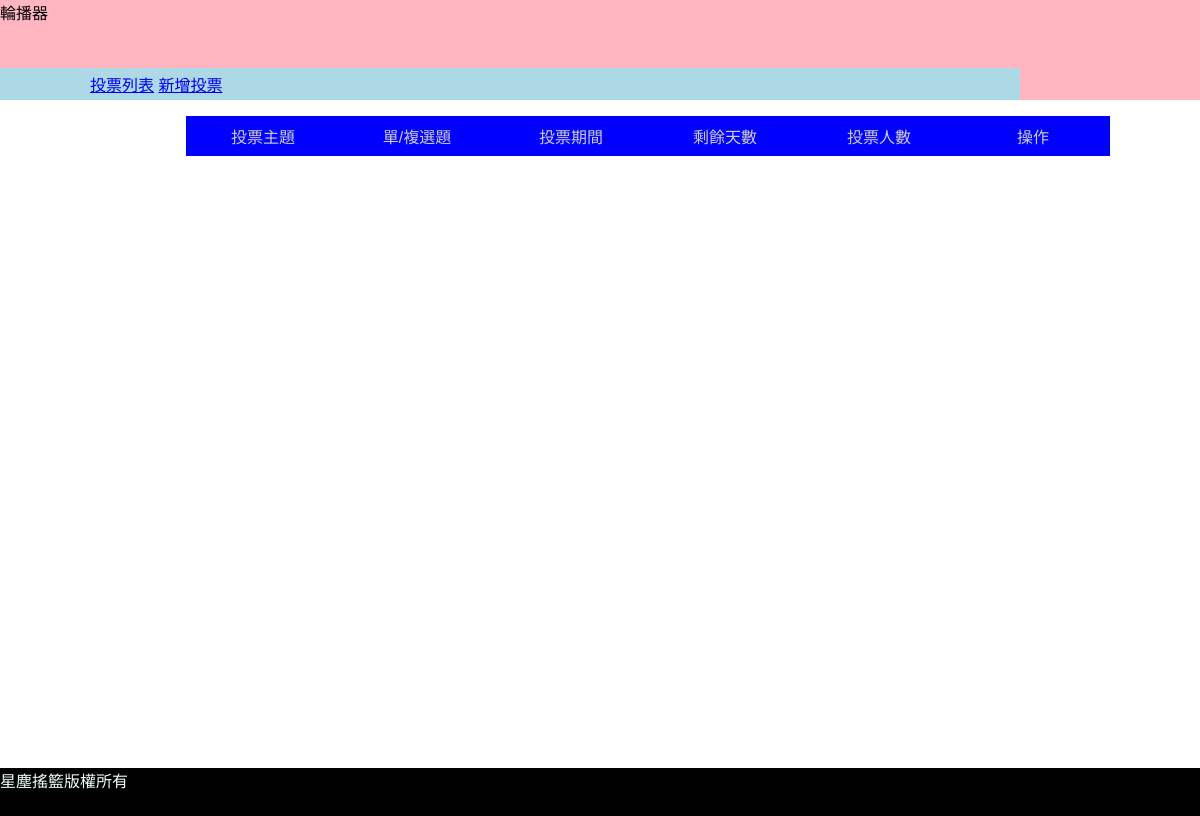
The page /back.php on the database as committed earlier.
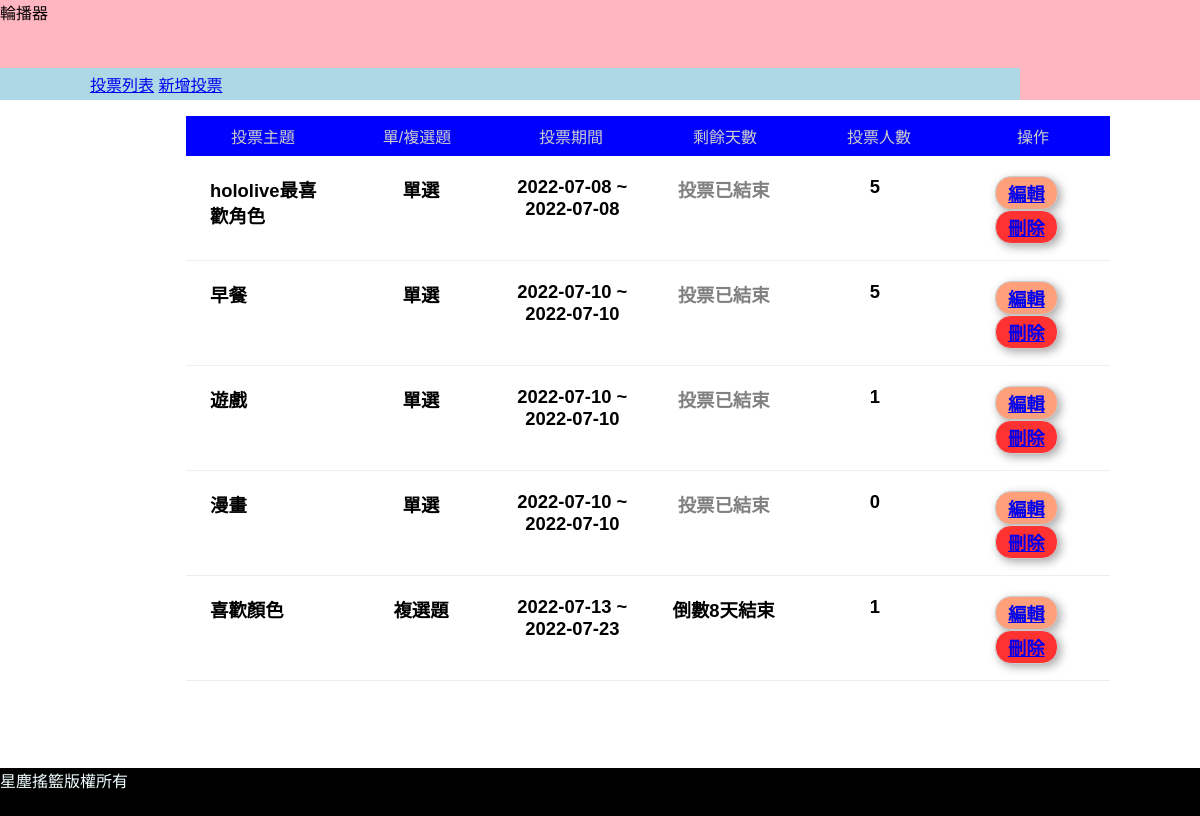
The same page on the database as committed later.
### tables this page shows
CREATE TABLE `subjects` (
  `id` int(11) UNSIGNED NOT NULL COMMENT '序號',
  `subject` varchar(128) NOT NULL COMMENT '主題描述',
  `type_id` int(11) NOT NULL,
  `multiple` tinyint(1) NOT NULL DEFAULT 0 COMMENT '單/複選',
  `mulit_limit` tinyint(2) NOT NULL DEFAULT 1 COMMENT '單/複選項目數',
  `start` date NOT NULL,
  `end` date NOT NULL,
  `total` int(11) UNSIGNED NOT NULL DEFAULT 0
);

### api/base.php (called while the page is built, shortened)
<?php
function pdo(){
$dsn = "mysql:host=localhost;charset=utf8;dbname=vote"; return new PDO($dsn,'root','');
}
function all($table,...$arg){
    $pdo=pdo();
    $sql="SELECT * FROM $table ";
        return $pdo->query($sql)->fetchAll(PDO::FETCH_ASSOC);
    }
?>

### back.php (the view, shortened to what this page needs)
<?php
include_once "./api/base.php"
?>
<!DOCTYPE html>
<html lang="en">
<head>
    <link rel="stylesheet" href="./css/basic.css">
    <link rel="stylesheet" href="./css/back.css">
    <link rel="stylesheet" href="./css/button.css">
</head>
<body>
<div id="header">
    <?php include "./layout/header.php";
          include "./layout/back_nav.php";
    ?>
</div>
<div id="container">
<?php
if(isset($file) && file_exists($file)){
    include $file;
}else{
?>
    <div>
        <ul>
            <li class="list-header">
                <div>投票主題</div>
                <div>單/複選題</div>
                <div>投票期間</div>
                <div>剩餘天數</div>
                <div>投票人數</div>
                <div>操作</div>
            </li>
        <?php
            $subjects=all('subjects');
            foreach($subjects as $subject){
                echo "<li class='list-items'>";
                echo "<div>{$subject['subject']}</div>";
                if($subject['multiple']==0){
                    echo "<div class='text-center'>單選</div>";
                }else{
                    echo "<div class='text-center'>複選題</div>";
                }
                echo "<div class='text-center'>";
                echo $subject['start']. " ~ ".$subject['end'];
                echo "</div>";
                echo "<div class='text-center'>";
                    $today=strtotime("now");
                    $end=strtotime($subject['end']);
                    if(($end-$today)>0){
                        $remain=floor(($end-$today)/(60*60*24));
                        echo "倒數".$remain."天結束";
                    }else{
                        echo "<span style='color:grey'>投票已結束</span>";
                    }
                echo "</div>";
                echo "<div class='text-center'>{$subject['total']}</div>";
                echo "<div class='text-center'>";
                echo "<a class ='edit' href='?do=edit&id={$subject['id']}'>編輯</a>";
                echo "<a class ='del' href='?do=del&id={$subject['id']}'>刪除</a>";
                echo  "</div>";
                echo "</li>";
            }
        ?>
        </ul>
    </div>
<?php
}
?>
</div>
<div>
    <?php include "./layout/footer.php";?>
</div>
</body>
</html>

Rows that differ between the two databases and show on the page:
added subjects: subject "hololive最喜歡角色", multiple "單選", start "2022-07-08", end "2022-07-08", shows "投票已結束", total "5"
added subjects: subject "早餐", multiple "單選", start "2022-07-10", end "2022-07-10", shows "投票已結束", total "5"
added subjects: subject "遊戲", multiple "單選", start "2022-07-10", end "2022-07-10", shows "投票已結束", total "1"
added subjects: subject "漫畫", multiple "單選", start "2022-07-10", end "2022-07-10", shows "投票已結束", total "0"
added subjects: subject "喜歡顏色", multiple "複選題", start "2022-07-13", end "2022-07-23", total "1"
